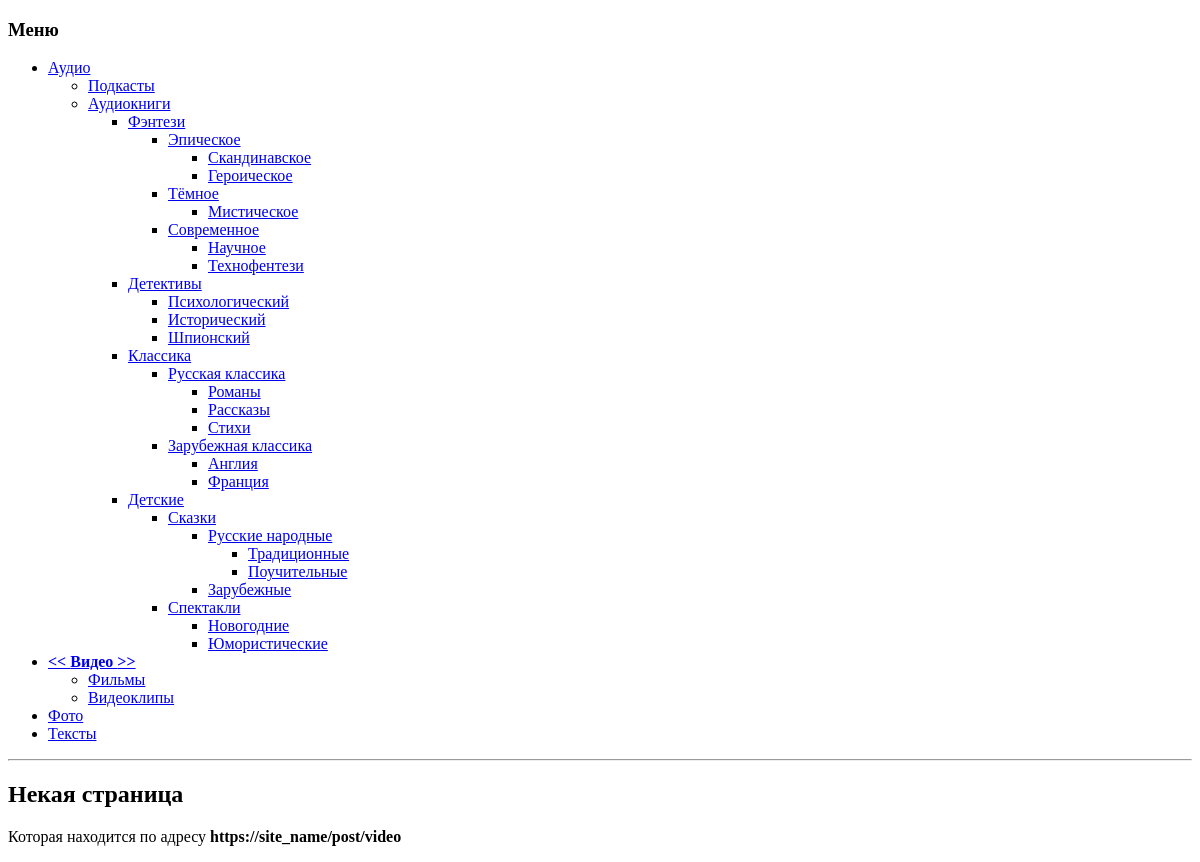
The app's page /page/video, older data.
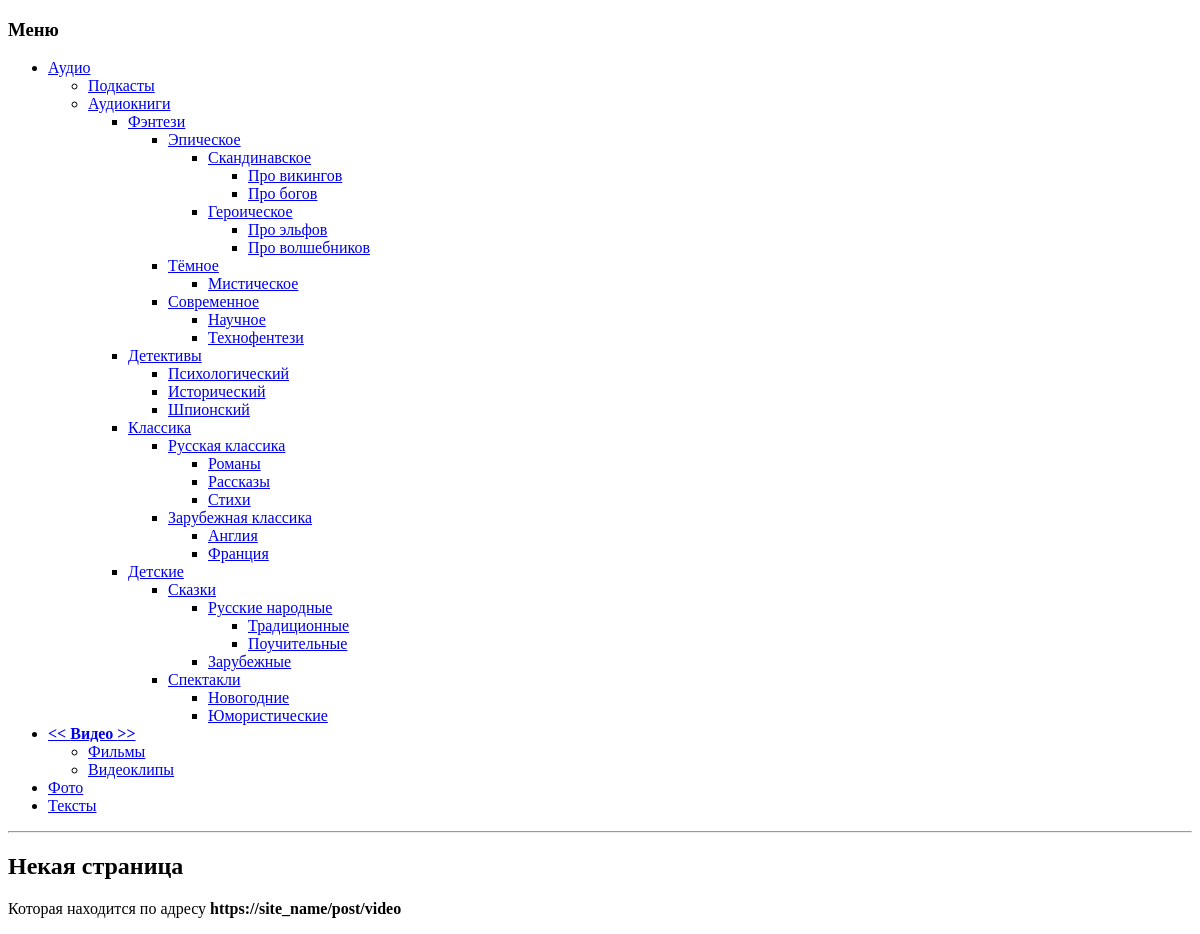
The same page, newer data.
### tree_menu/models.py (models this page shows, shortened)
class MenuItem(models.Model):
    label = models.CharField(max_length=30, verbose_name="Название", unique=True)
    url = models.CharField(max_length=200, verbose_name='URL')
    parent = models.CharField(max_length=30, verbose_name="Parent", null=False, blank='no')
    has_children = models.BooleanField(default=False, verbose_name="Имеет подменю")
    position = models.IntegerField(null=False, verbose_name="Позиция")
    menu = models.ForeignKey('Menu', on_delete=models.PROTECT, verbose_name="Меню")
    ordering = ['parent', 'position']
    def get_absolute_url(self):
        return reverse('show_page', kwargs={'page_slug': self.url})
    class Meta:
        verbose_name = 'Пункт меню'
        verbose_name_plural = 'Пункты меню'

### main_site/views.py (the view)
# urls.py: path('page/<slug:page_slug>', show_page, name='show_page'),
def show_page(request, page_slug):
    GetRequest.request = HttpRequest.get_full_path(request)
    context = {
        'title': f'{page_slug}',
        'page_slug': page_slug
    }
    return render(request, 'main_site/show_page.html', context=context)

### tree_menu/functions.py (called while the page is built, shortened)
def find_allow_parents(menu_list: list, allowed_parents: set) -> None:
    all_items_checked = False
    for i in menu_list:
        if i.label in allowed_parents:
            if i.parent not in allowed_parents and i.parent != 'no':
                allowed_parents.add(i.parent)
    else:
        if all_items_checked:
            find_allow_parents(menu_list, allowed_parents)

def find_current_url(current_url: str, menu_list: list) -> tuple[str, set]:
    allowed_parrents = set()
    current_founded = False
    for i in menu_list:
        match = MenuItem.get_absolute_url(i)
        if match == current_url:
            current_founded = i.label
            allowed_parrents.add(i.label)
    return current_founded, allowed_parrents

def menu_child(current_url: str, menu_list: list, parent: str, menu: list) -> None:
    for i in menu_list:
        values = dict()
        if i.parent == parent:
            if i.has_children:
                values['label'] = i.label
                values['url'] = i.url
                values['parent'] = i.parent
                values['has_children'] = i.has_children
                menu.append(values)
                menu_child(current_url, menu_list, i.label, menu)
            else:
                values['label'] = i.label
                values['url'] = i.url
                values['parent'] = i.parent
                values['has_children'] = i.has_children
                menu.append(values)

def menu_hierarchy(menu_list: list) -> list:
    current_url = GetRequest.request
    menu = []
    current_founded, allowed_parrents = find_current_url(current_url, menu_list)
    find_allow_parents(menu_list, allowed_parrents)
    no_open = False
    for i in menu_list:
        values = dict()
        if i.parent == "no":
            values['label'] = i.label
            values['url'] = i.url
            values['parent'] = i.parent
            values['has_children'] = i.has_children
            menu.append(values)
            if i.has_children:
                menu_child(current_url, menu_list, i.label, menu)
    for i in menu:
        if i['label'] == current_founded:
            i['current'] = True
            no_open = True
            continue
        if no_open:
            if i['parent'] != current_founded:
                i['has_children'] = False
    return menu

### main_site/templates/main_site/show_page.html
{% extends 'main_site/base.html' %}
{% load tree_menu_tags %}
        {% block show_page %}
                {% draw_menu 'main_menu' %}
                <h2>Некая страница</h2>
                <p>Которая находится по адресу <b>https://site_name/post/{{ page_slug }}</b></p>
        {% endblock show_page %}

### main_site/templates/main_site/base.html (shortened to what this page needs)
<!DOCTYPE html>
<html lang="en">
<head>
</head>
<body>
{% block show_page %}
{% endblock show_page %}
</body>
</html>

### tree_menu/templates/tree_menu/menu.html
{% if menu %}
<h3>Меню</h3>
<ul>
{% for m in menu %}
    {% if m.parent == "no" %}
        {% if m.current %}
            <li><b><a href="{% url 'show_page' m.url %}"><< {{ m.label }} >></a></b></li>
        {% else %}
            <li><a href="{% url 'show_page' m.url %}">{{ m.label }}</a></li>
        {% endif %}
        {% if m.has_children%}
            {% include 'tree_menu/menu_child.html'%}
        {% endif %}
    {% endif %}
{% endfor%}
</ul>
<hr>
{% endif %}

### tree_menu/templates/tree_menu/menu_child.html
        {% with parent=m.label %}
            <ul>
                {% for m in menu %}
                    {% if parent == m.parent %}
                        {% if m.has_children == False %}
                            {% if m.current %}
                                <li><b><a href="{% url 'show_page' m.url %}"><< {{ m.label }} >></a></b></li>
                            {% else %}
                                <li><a href="{% url 'show_page' m.url %}">{{ m.label }}</a></li>
                            {% endif %}
                        {% else %}
                                {% if m.current %}
                                    <li><b><a href="{% url 'show_page' m.url %}"><< {{ m.label }} >></a></b></li>
                                {% else %}
                                    <li><a href="{% url 'show_page' m.url %}">{{ m.label }}</a></li>
                                {% endif %}
                            {% include 'tree_menu/menu_child.html'%}
                        {% endif %}
                    {% endif %}
                {% endfor %}
            </ul>
        {% endwith %}

Row changes from the older to the newer data that the page shows:
added MenuItem: label "Про викингов"
added MenuItem: label "Про богов"
added MenuItem: label "Про эльфов"
added MenuItem: label "Про волшебников"
Text that changed along with them:
list line gone: "Cкандинавское"
new list line: "Cкандинавское"
list line gone: "Героическое"
new list line: "Героическое"
